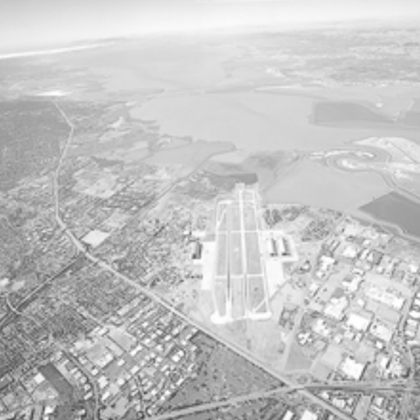
%> input picture Semestre 1/Vision Artificial/imgs/grayscale/aerial.png, 420 x 420 px, shrunk from 512 x 512 before the run
$ octave Tarea1.m   (GNU Octave 9; MATLAB toolbox functions it lacks are replaced by stand-ins)
%> lines starting %> are read from the running program, lines starting %| are printed output that depends on the picture
% The Following program calculates the histogram of an image and displays
% the calculated histogram comparing it with the build in matlab function
img = imread('./imgs/grayscale/aerial.png');
%> img is the input picture: size 420x420x3 uint8; min 63, max 255, mean 196
[y, x, channels] = size(img);
%> y = 420; x = 420; channels = 3
% Check if image is a grayscale image
if channels > 1
    % Convert to grayscale
    img = rgb2gray(img);
%> img: size 420x420 uint8
    [y, x, channels] = size(img);
%> channels = 1
end

% Equalize image
eq_img = histeq(img, 256);
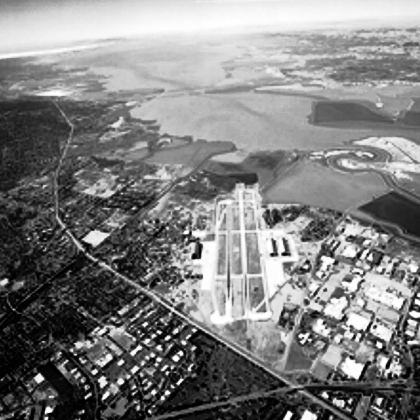
%> eq_img: size 420x420 uint8; min 0, max 255, mean 128.4

histArr = zeros(1, 256);
colorArr = zeros(1, 256);
cnt = 0;
for i = 1:256
    colorArr(i) = cnt;
    cnt = cnt+1;
end
for i = 1:y

    for j = 1:x
        value = img(i, j) + 1;
        histArr(value) = histArr(value) + 1;
    end

end
%> after the loop, histArr = 256 values, max 4156 at index 215, min 0 at index 1, mean 689.1

%colorbar('southoutside');
%imhist(img);
figure("Name", "Tarea 3 Figura 1", 'NumberTitle','off')

subplot(2, 2, 1);
imshow(img);
title("Original image");

subplot(2, 2, 2);
% bar(histArr);
bar(colorArr,histArr);
%h = colorbar('southoutside');
%set(h, 'ylim', [0 255])
title("Calculated Histogram");

subplot(2, 2, 4);
imhist(img);
title("Histogram with imhist");
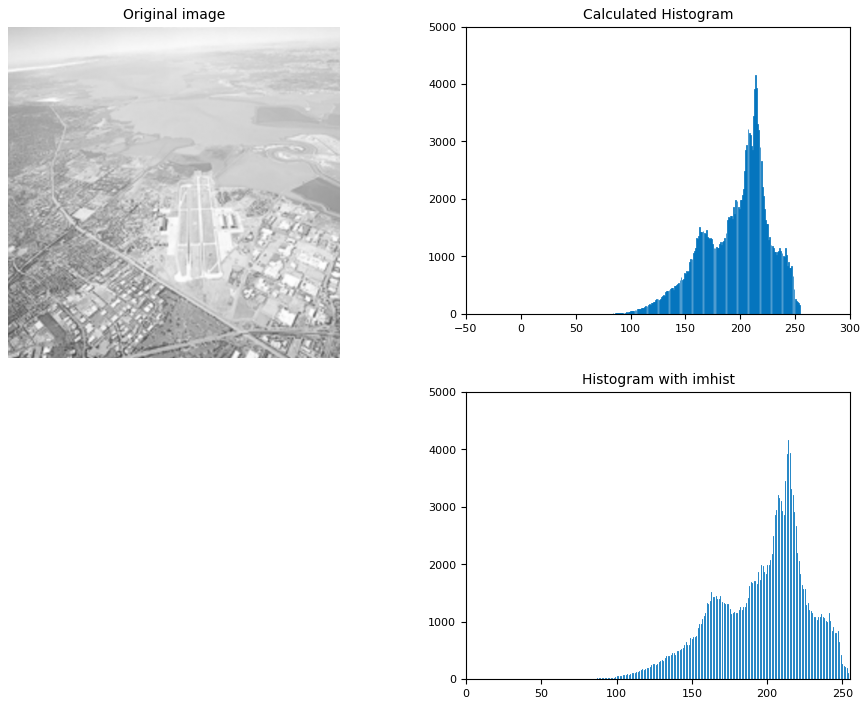
%> figure redrawn from the program's plot data, 3 panels

figure("Name", "Tarea 3 Figura 2",'NumberTitle','off')
subplot(2, 2, 1);
imshow(img);
title("Original image");
subplot(2, 2, 2);
imshow(eq_img);
title("Equalized image");

subplot(2, 2, 4);
imhist(eq_img);
title("Equalized Image Histogram");
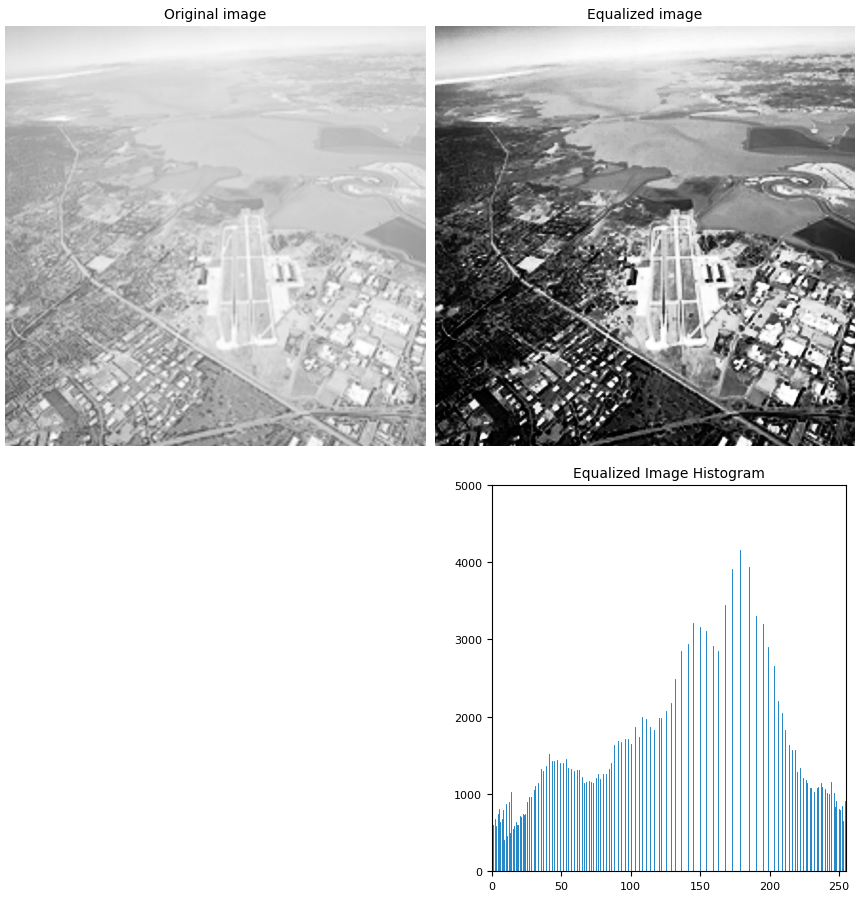
%> figure redrawn from the program's plot data, 3 panels

$ run again, with Semestre 1/Vision Artificial/imgs/grayscale/pcb_xray.png copied over Semestre 1/Vision Artificial/imgs/grayscale/aerial.png
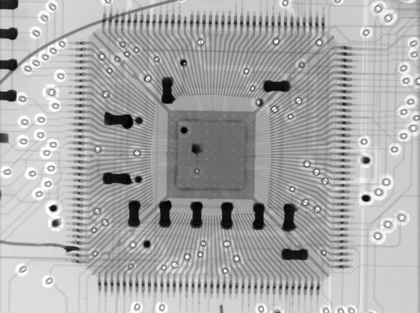
%> input picture Semestre 1/Vision Artificial/imgs/grayscale/pcb_xray.png, 420 x 313 px, shrunk from 850 x 634 before the run
%> img is the input picture: size 313x420x3 uint8; min 0, max 255, mean 170.8
%> img: size 313x420 uint8
%> `eq_img = histeq(img, 256);`:
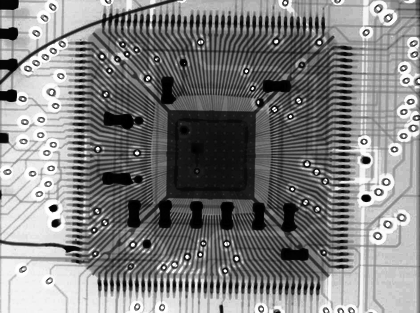
%> eq_img: size 313x420 uint8; min 0, max 255, mean 128.1
%> after the loop `for i = 1:y`: histArr = 256 values, max 3161 at index 207, min 0 at index 256, mean 513.5
%> `title("Equalized Image Histogram");`:
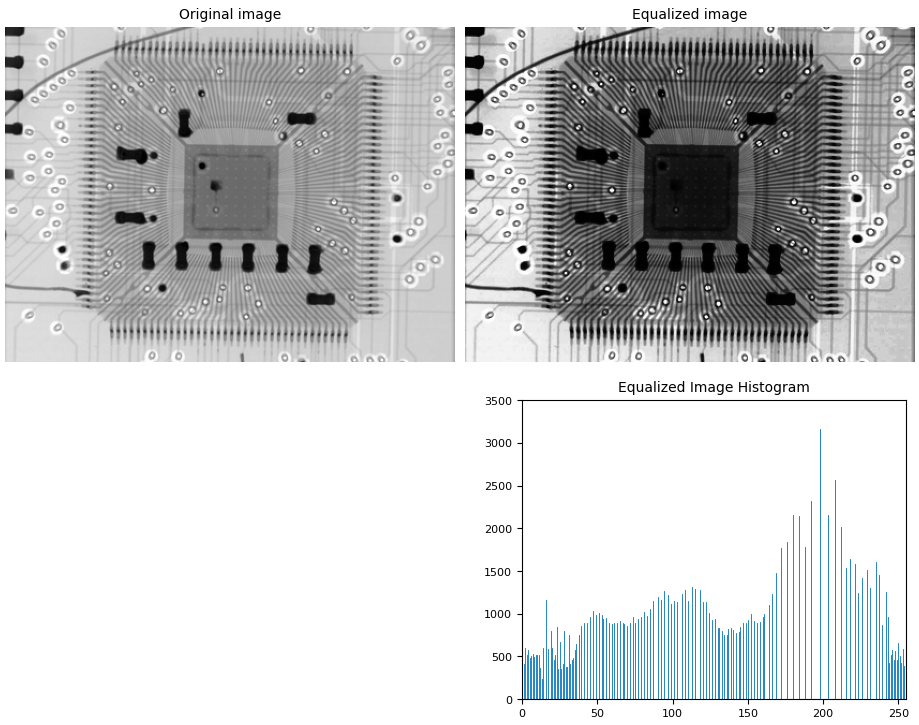
%> figure redrawn from the program's plot data, 3 panels
